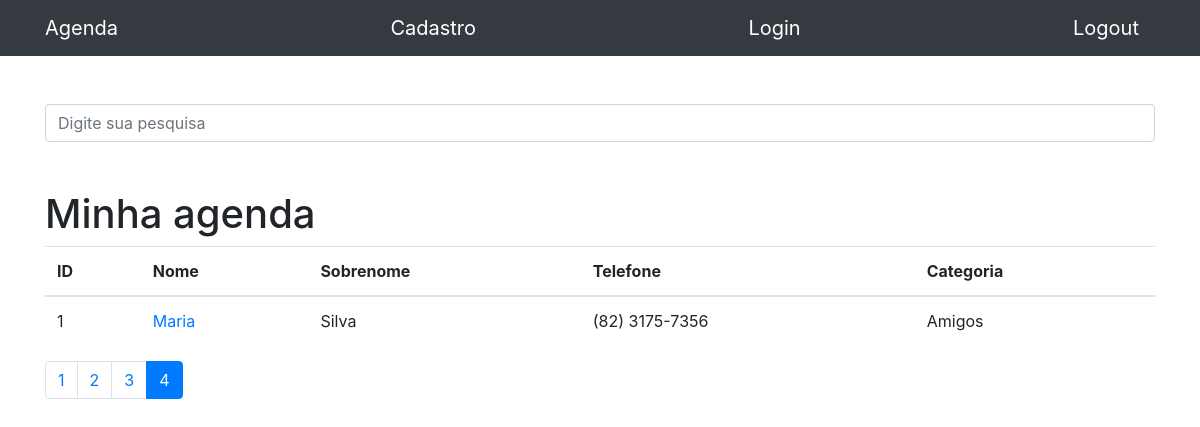
The page /?pages=4&termo= on the database its author committed.
### contatos/models.py (models this page shows, shortened)
class Contato(models.Model):
    nome = models.CharField(max_length=100)
    sobre_nome = models.CharField(max_length=100, blank=True)
    telefone = models.CharField(max_length=100)
    email = models.CharField(max_length=100, blank=True)
    data_criacao = models.DateTimeField(default=timezone.now)
    descricao = models.TextField(blank=True)
    categoria = models.ForeignKey(Categoria, on_delete=models.DO_NOTHING)
    mostrar = models.BooleanField(default=True)
    foto = models.ImageField(blank=True, upload_to='fotos/%Y/%m/')

class Categoria(models.Model):
    nome = models.CharField(max_length=100)
    def __str__(self):
        return self.nome

### contatos/views.py (the view)
# urls.py: path('', views.index, name='index'),
def index(request):
    contatos = Contato.objects.order_by('-id').filter(
        mostrar=True
    )
    paginator = Paginator(contatos, 15)
    page = request.GET.get('pages')
    contatos = paginator.get_page(page)
    return render(request, 'contatos/index.html', {
        'contatos': contatos
    })

### contatos/templates/contatos/index.html
{% extends 'base.html'%}
{%block conteudo%}
    <h1 class="mt-5">Minha agenda</h1>
    <table class="table">
        <thead>
            <tr>
            <th>ID</th>
            <th>Nome</th>
            <th>Sobrenome</th>
            <th>Telefone</th>
            <th>Categoria</th>
            </tr>
        </thead>
        <tbody>
            {% for contato in contatos %}
                <tr>
                    <td>{{contato.id}}</td>
                    <td>
                        <a href="{% url 'show' contato.id %}">{{ contato.nome }}</a>
                    </td>
                    <td>{{ contato.sobre_nome }}</td>
                    <td>{{ contato.telefone }}</td>
                    <td>{{ contato.categoria }}</td>
                </tr>
            {% endfor %}
        </tbody>
    </table>
<nav aria-label="Page navigation example">
    <ul class="pagination">
        {% for pagina in contatos.paginator.page_range %}
            {% if contatos.number == pagina %}
                <li class="page-item active">
                    <a class="page-link" href="?pages={{pagina}}&termo={{request.GET.termo}}">{{pagina}}</a>
                </li>
            {% else %}
                <li class="page-item">
                    <a class="page-link" href="?pages={{pagina}}&termo={{request.GET.termo}}">{{pagina}}</a>
                </li>
            {% endif %}
        {% endfor %}
    </ul>
</nav>
{%endblock%}

### rows shown on the page
Contato: id "1", nome "Maria", sobre_nome "Silva", telefone "(82) 3175-7356", categoria "Amigos"

### other values the page prints
{{ pagina }} "1" "2" "3"
{{ pagina }} "4"
